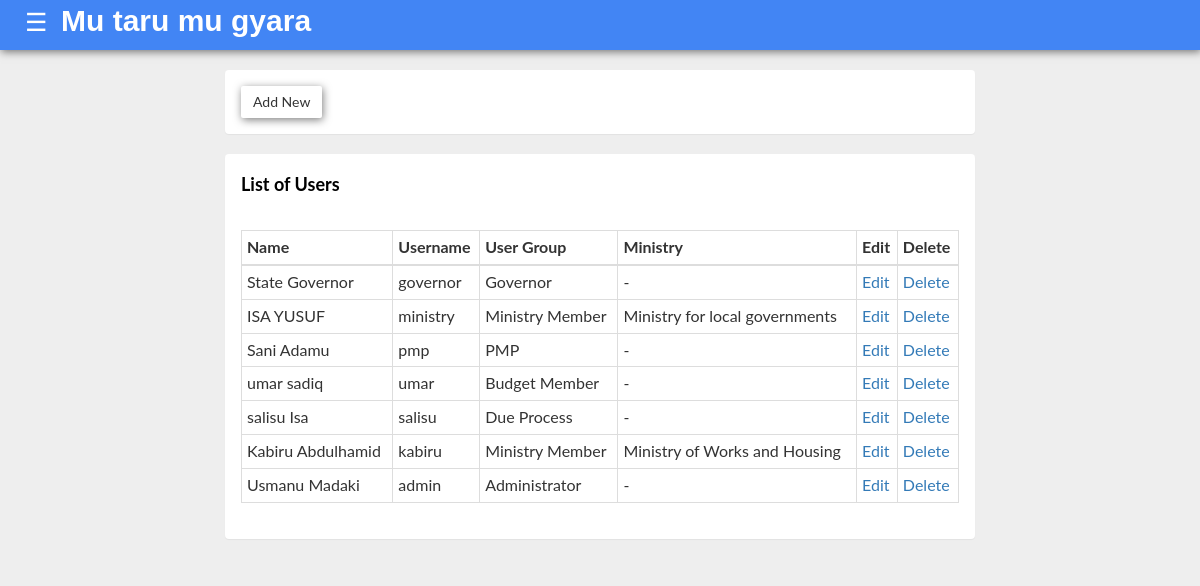
Page /users/ (signed in) on the earlier database version.
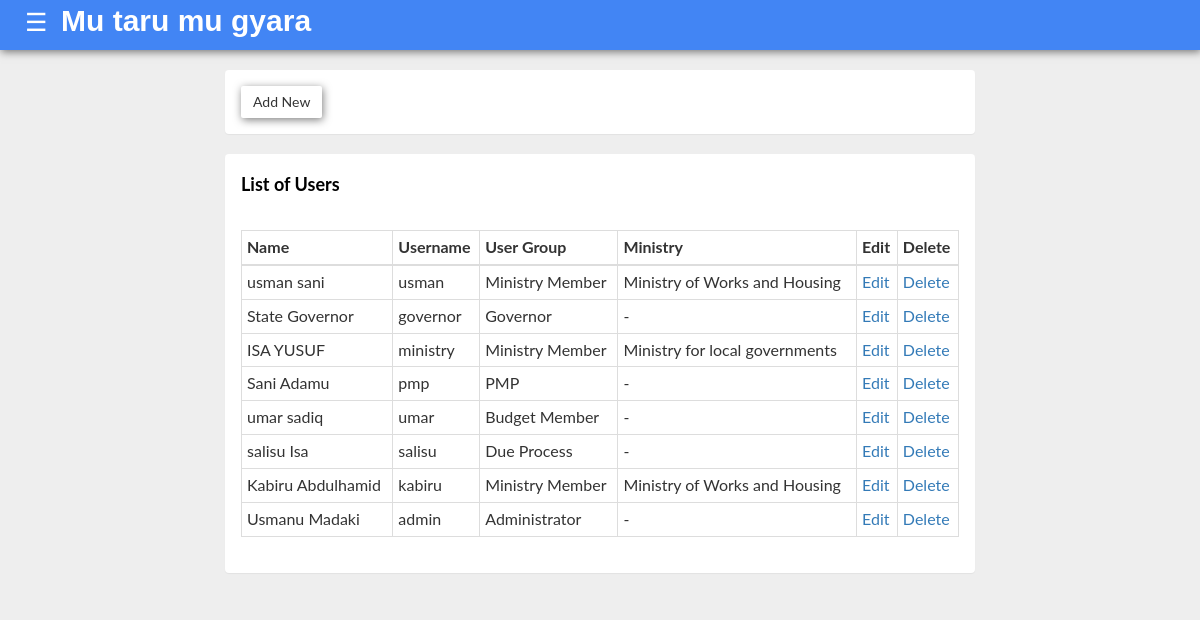
Same page on the later database version.
### users/models.py (models this page shows, shortened)
class User(AbstractUser):
    is_ministryuser = models.BooleanField(default=False)
    is_governor = models.BooleanField(default = False)
    is_pmp = models.BooleanField(default = False)
    is_budget = models.BooleanField(default=False)
    is_dueprocess = models.BooleanField(default=False)
    created = models.DateTimeField(default=timezone.now)
    GENDER_CHOICES = (
        ('Male', 'Male'),
        ('Female', 'Female')
    )
    gender = models.CharField(max_length = 20, choices = GENDER_CHOICES, null=True)
    ministry = models.ForeignKey(Ministry, on_delete=models.CASCADE, blank=True, null=True)
    def user_type(self):
        if self.is_ministryuser:
            return "Ministry Member"
        elif self.is_governor:
                return "Governor"
        elif self.is_pmp:
                return "PMP"
        elif self.is_budget:
            return "Budget Member"
        elif self.is_dueprocess:
            return "Due Process"
        else:
            return "Administrator"

### mda/models.py (models this page shows, shortened)
class Ministry(models.Model):
    name = models.CharField(max_length=200)
    def __str__(self):
        return self.name

### users/views.py (the view)
# urls.py: path('users/', views.user_list, name='user_list'),
@login_required
def user_list(request):
    context = {}
    context['users'] = User.objects.all().order_by('-created')
    context['title'] = 'Users'
    return render(request, 'users/index.html', context)

### users/templates/users/index.html (shortened to what this page needs)
{% extends 'base.html' %} {% block content%}
<div class="col-sm-12 col-md-8 col-md-offset-2">
    <div class="panel panel-inverse">
        <div class="panel-body">
<div class="dropdown">
<button onclick="myFunction()" class="dropbtn btn btn-default">Add New</button>
</div>
        </div>
        </div>
        <div class = "panel panel-inverse">
        <div class="panel-heading">
            <h4><b>List of Users</b></h4>
        </div>
        <div class="panel-body">
            <div class="table-responsive">
                <table class="table table-bordered table-condensed" id="table_id">
                    <thead>
                        <tr>
                            <th>Name</th>
                            <th>Username</th>
                            <th>User Group</th>
                            <th>Ministry</th>
                            <th>Edit</th>
                            <th>Delete</th>
                        </tr>
                    </thead>
                    {% if users %}
                    <tbody>
                        {% for user in users %}
                        <tr>
                            <td> {{user.first_name}}&nbsp;{{user.last_name}}</td>
                            <td>{{user.username}}</td>
                            <td>{{user.user_type}}</td>
                            {% if user.ministry %}
                            <td>{{user.ministry}}</td>
                            {% else %}
                            <td>-</td>
                            {% endif %}
                            <td><a href="{% url 'users:user_edit' user.id %}">Edit</a></td>
                            <td><a href="{% url 'users:user_delete' user.id %}">Delete</a></td>
                            {% endfor %}
                        </tr>
                    </tbody>
                </table>
        </div>
        </div>
    </div>
    </div>
    {% else %}
    <p>There is no users Available</p>
    {% endif %}
    {% endblock %}

Differences in the rows shown:
added User: first_name "usman", last_name "sani", username "usman", user_type "Ministry Member", ministry "Ministry of Works and Housing"
